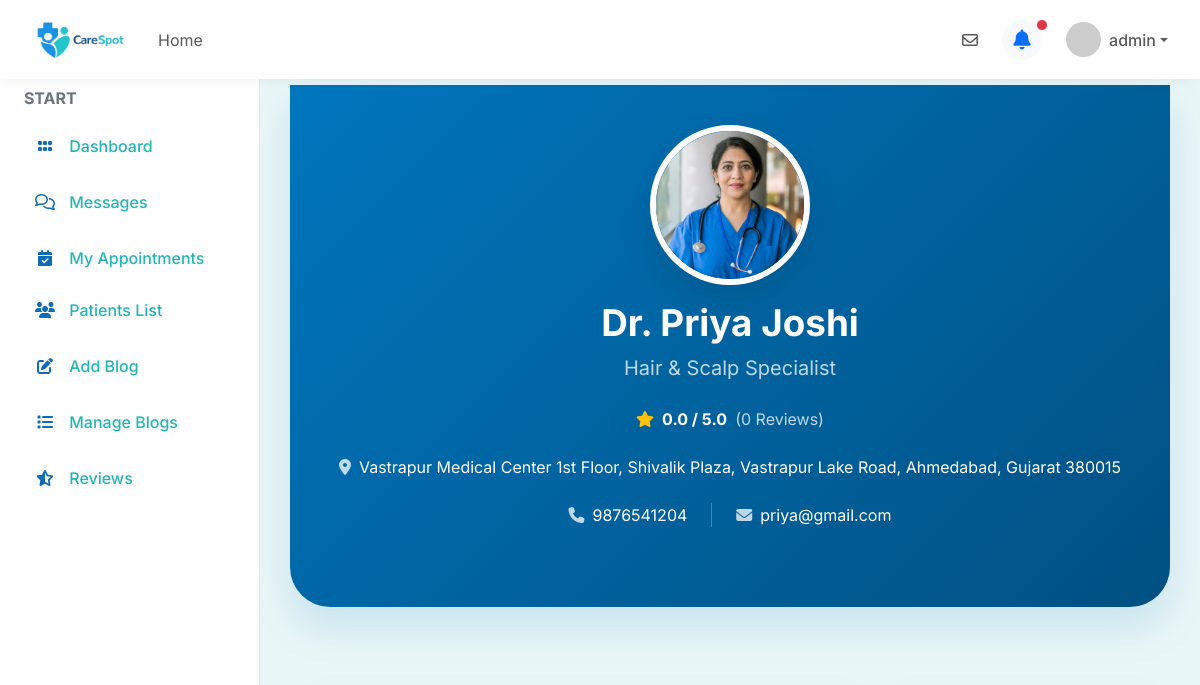
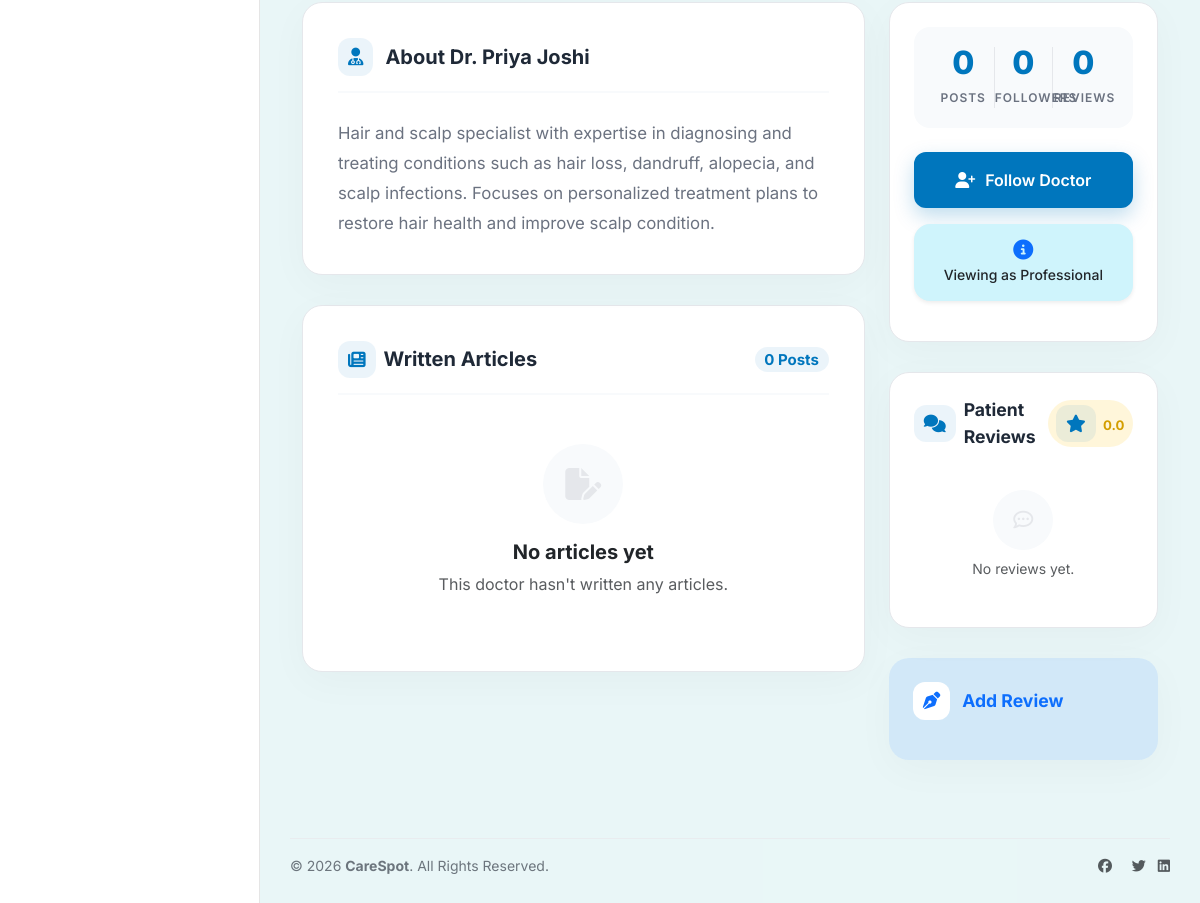
Page /viewDoctorProfile/3/ (signed in) on the earlier database version (2 pictures, top to bottom).
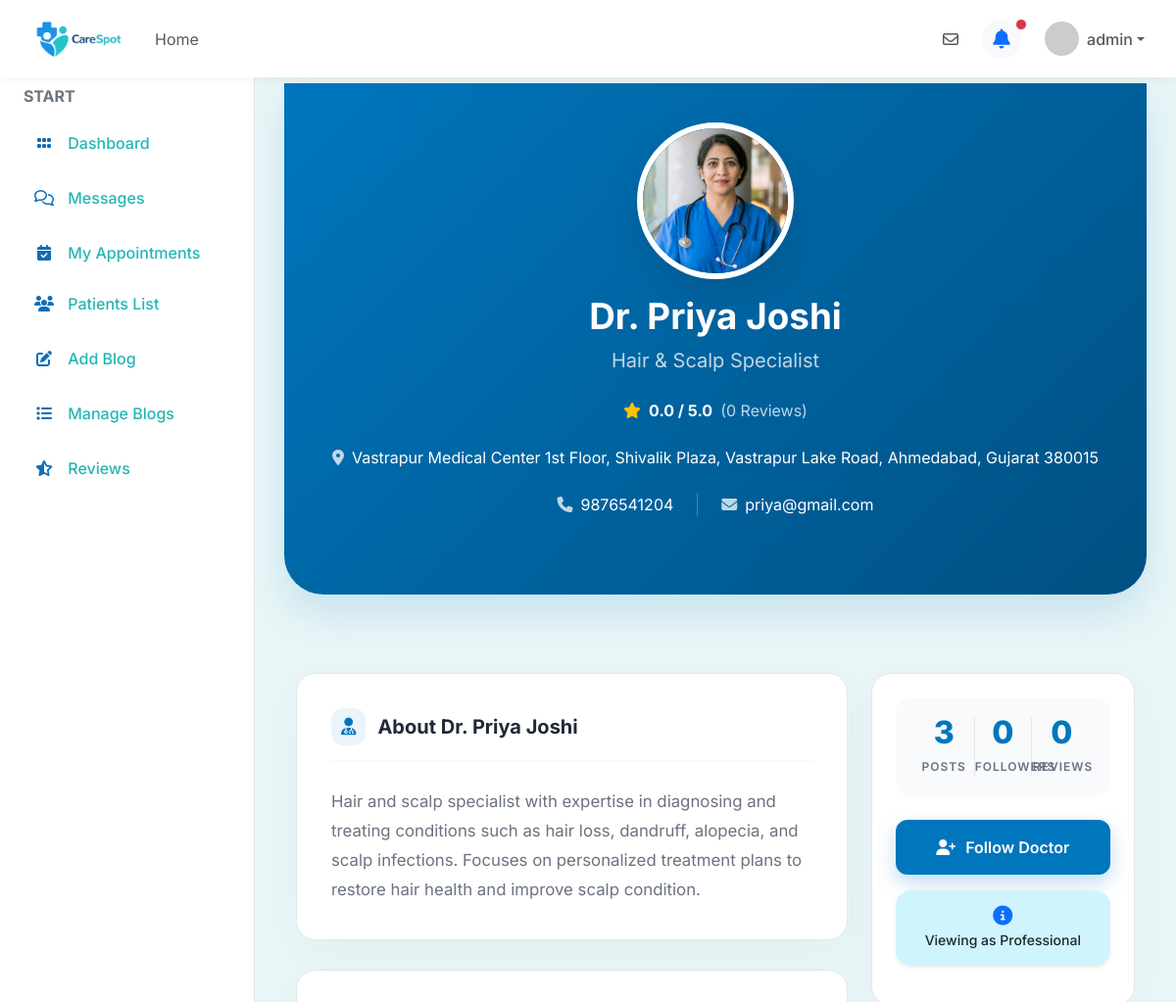
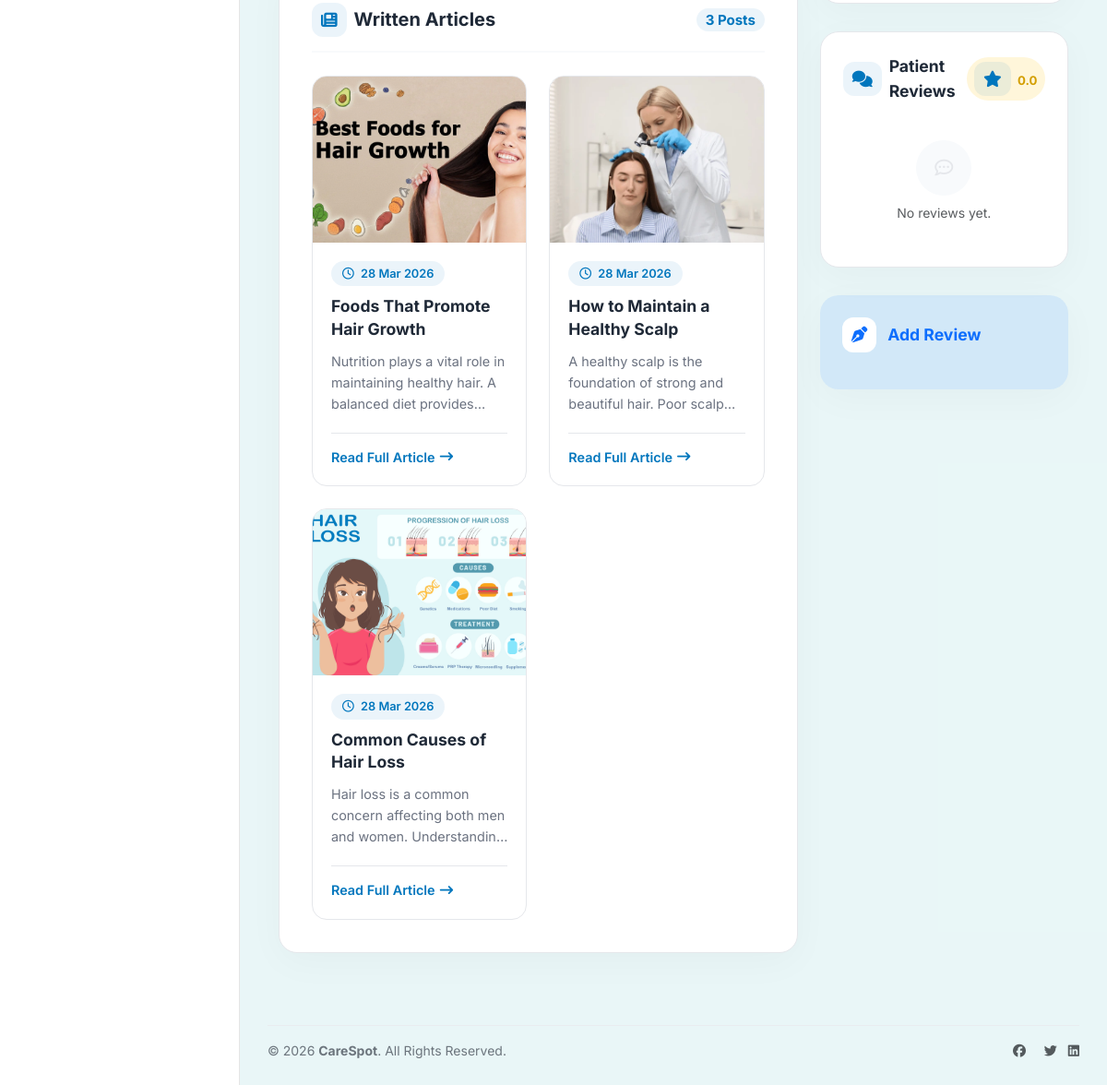
Same page on the later database version (2 pictures, top to bottom).
### user/models.py (models this page shows, shortened)
class tblDoctorPost(models.Model):
    doctorPostID=models.AutoField(primary_key=True)
    doctorID=models.ForeignKey(tblDoctor,on_delete=models.CASCADE)
    title=models.TextField(max_length=100)
    description=models.TextField(max_length=500)
    thumbnail=models.ImageField(upload_to='images/')
    createDT=models.DateTimeField(auto_now_add=True)

### user/views.py (the view, shortened to what this page needs)
# urls.py: path('viewDoctorProfile/<int:id>/',views.viewDoctorProfile , name='viewDoctorProfile'),
def viewDoctorProfile(request, id):
    user_id = request.session.get('user_id')
    doctor = tblDoctor.objects.filter(doctorID=id).first()
    doctor_attachments = tblDoctorAttachment.objects.filter(doctorID=id)
    has_reviewed = False
    if user_id:
        has_reviewed = tblReview.objects.filter(doctorID=id, userID=user_id).exists()
    rating=tblReview.objects.filter(doctorID=id, userID=user_id).first()
    avg_rating_dict = tblReview.objects.filter(doctorID=id).aggregate(Avg('rating'))
    avg_rating = avg_rating_dict['rating__avg'] or 0.0
    user_id = request.session['user_id']
    user = tblUser.objects.filter(userID=user_id).first()
    is_followed = False
    if user and doctor:
        is_followed = tblFollow.objects.filter(userID=user, doctorID=doctor).exists()
    follower_count = tblFollow.objects.filter(doctorID=doctor).count() if doctor else 0
    is_own_profile = request.session.get('isDoctor') and request.session.get('doctorID') == id
    blogs = tblDoctorPost.objects.filter(doctorID=id).order_by('-createDT')
    blog_count = blogs.count()
    image_posts = blogs.exclude(thumbnail='')
    reviews_qs = tblReview.objects.filter(doctorID=id).order_by('-createdDT')
    review_count = reviews_qs.count()
    doctor_images = tblDoctorImages.objects.filter(doctorID=id)
    data = {
        "doctor": doctor,
        "blogs": blogs,
        "image_posts": image_posts,
        "reviews": reviews_qs,
        "is_followed": is_followed,
        "follower_count": follower_count,
        "is_own_profile": is_own_profile,
        "blog_count": blog_count,
        "has_reviewed": has_reviewed,
        "avg_rating": round(avg_rating, 1), # rounding to 1 decimal place
        "review_count": review_count,
        "doctor_images": doctor_images,
        "doctor_attachments": doctor_attachments
    }
    is_patient = False
    base_template = 'base.html'  # Default for doctors or non-logged individuals
    if request.session.get('user_id'):
        if request.session.get('isDoctor') == False:
            is_patient = True
            base_template = 'patient_base.html'
    data.update({
        'base_template': base_template,
        'is_patient': is_patient
    })
    return render(request, 'patient_view_profile.html', data)

### user/templates/patient_view_profile.html (shortened to what the changed rows need)
{% extends base_template %}
{% block content %}
<div class="profile-hero-banner">
    <div class="container text-center">
        <h1 class="text-white fw-bold mb-2" style="font-size:2.3rem;">
            {{ doctor.displayName }}
        </h1>
    </div>
</div>
<div class="container">
    <div class="row align-items-start">
        <div class="col-xl-8 col-lg-8 order-2 order-lg-1">
            <div class="premium-card">
                <div class="card-title-premium justify-content-between">
                    <div class="d-flex align-items-center gap-2">
                        <i class="fa-solid fa-newspaper"></i> Written Articles
                    </div>
                    <span class="badge rounded-pill" style="background: var(--primary-brand-light); color: var(--primary-brand);">{{ blog_count }} Posts</span>
                </div>
                <div class="row g-4">
                    {% for blog in blogs %}
                    <div class="col-md-6">
                        <div class="blog-item">
                            {% if blog.thumbnail %}
                            <div class="blog-image-wrap">
                                <img src="{{ blog.thumbnail.url }}" alt="{{ blog.title }}">
                            </div>
                            {% endif %}
                            <div class="blog-content">
                                <div><span class="blog-date"><i class="fa-regular fa-clock me-1"></i> {{ blog.createDT|date:"d M Y" }}</span></div>
                                <a href="{% url 'doctorPostDetails' blog.doctorPostID %}" class="blog-title">{{ blog.title }}</a>
                                <p class="blog-desc">{{ blog.description }}</p>
                                <div class="blog-footer">
                                    <a href="{% url 'doctorPostDetails' blog.doctorPostID %}" class="btn-read">Read Full Article <i class="fa-solid fa-arrow-right-long text-xs"></i></a>
                                </div>
                            </div>
                        </div>
                    </div>
                    {% empty %}
                    <div class="col-12 py-4 text-center">
                        <div class="d-inline-flex justify-content-center align-items-center mb-3" style="width: 80px; height: 80px; background: var(--bg-color); border-radius: 50%; color: var(--border-soft);">
                            <i class="fa-solid fa-file-pen fa-2x"></i>
                        </div>
                        <h5 class="fw-bold text-dark">No articles yet</h5>
                        <p class="text-muted">This doctor hasn't written any articles.</p>
                    </div>
                    {% endfor %}
                </div>
            </div>
        </div>
        <div class="col-xl-4 col-lg-4 order-1 order-lg-2">
            <div class="premium-card p-4 mt-lg-n5">
                <div class="stats-flex">
                    <div class="stat-box">
                        <span class="stat-number">{{ blog_count }}</span>
                        <span class="stat-label">Posts</span>
                    </div>
                </div>
            </div>
        </div>
    </div>
</div>
{% endblock %}

Differences in the rows shown:
added tblDoctorPost: thumbnail (picture), createDT "28 Mar 2026", title "Foods That Promote Hair Growth", description "Nutrition plays a vital role in maintaining healthy hair. A balanced diet…"
added tblDoctorPost: thumbnail (picture), createDT "28 Mar 2026", title "How to Maintain a Healthy Scalp", description "A healthy scalp is the foundation of strong and beautiful hair. Poor…"
added tblDoctorPost: thumbnail (picture), createDT "28 Mar 2026", title "Common Causes of Hair Loss", description "Hair loss is a common concern affecting both men and women.…"
Other differences:
{{ blog_count }}: "0" → "3"
text no longer shown: "No articles yet This doctor hasn't written any articles."
